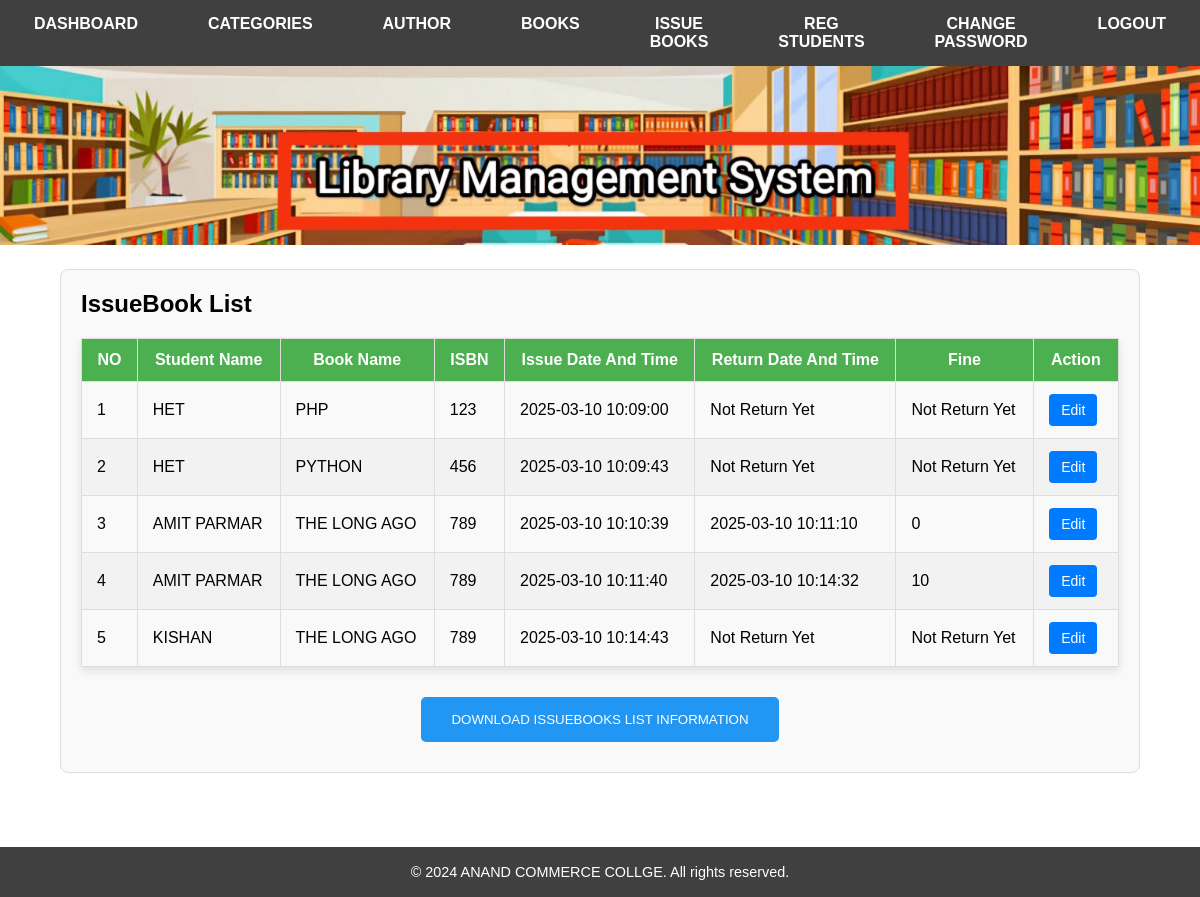
The page /admin/manageissuebook.php on the database its author committed.
### tables this page shows
CREATE TABLE `issuedbook` (
  `id` int(11) NOT NULL,
  `BookId` int(11) NOT NULL,
  `roll_no` varchar(150) NOT NULL,
  `IssuesDate` timestamp NOT NULL DEFAULT current_timestamp(),
  `ReturnDate` timestamp NULL DEFAULT NULL ON UPDATE current_timestamp(),
  `RetrunStatus` int(1) NOT NULL DEFAULT 0,
  `fine` int(11) NOT NULL
);

CREATE TABLE `student` (
  `roll_no` int(10) NOT NULL,
  `f_name` varchar(50) NOT NULL,
  `email_id` varchar(30) NOT NULL,
  `m_no` varchar(10) NOT NULL,
  `password` varchar(10) NOT NULL,
  `gender` varchar(10) NOT NULL,
  `field` varchar(50) NOT NULL,
  `reg_date` datetime NOT NULL DEFAULT current_timestamp(),
  `img` varchar(250) NOT NULL
);

CREATE TABLE `addbooks` (
  `id` int(11) NOT NULL,
  `BookName` varchar(255) NOT NULL,
  `CatId` int(11) NOT NULL,
  `AuthorId` int(11) NOT NULL,
  `ISBNNumber` varchar(25) NOT NULL,
  `BookPrice` decimal(10,2) NOT NULL,
  `bookImage` varchar(250) NOT NULL,
  `isIssued` int(1) NOT NULL,
  `RegDate` timestamp NOT NULL DEFAULT current_timestamp(),
  `pdate` date NOT NULL
);

### admin/manageissuebook.php (the view, shortened to what this page needs)
<?php
$conn = mysqli_connect("localhost", "root", "", "proj_libraryy");
?>
<!DOCTYPE html>
<html>
<head>
</head>
<body>
    <?php
    include("adminbar.php");
    ?>
    <div class="table-container">
        <h2>IssueBook List</h2>
        <table class="styled-table" align="center">
            <thead>
                <tr>
                    <th>NO</th>
                    <th>Student Name</th>
                    <th>Book Name</th>
                    <th>ISBN</th>
                    <th>Issue Date And Time</th>
                    <th>Return Date And Time</th>
                    <th>Fine</th>
                    <th>Action</th>
                </tr>
            </thead>
            <tbody>
                <?php
                $cnt = 1;
                $sql = "SELECT issuedbook.id, student.f_name, addbooks.BookName, addbooks.ISBNNumber,
				        issuedbook.IssuesDate, issuedbook.ReturnDate,issuedbook.fine
				        FROM issuedbook
				        JOIN addbooks ON issuedbook.BookId = addbooks.id
				        JOIN student ON issuedbook.roll_no = student.roll_no;";
                $result = mysqli_query($conn, $sql);
                if (mysqli_num_rows($result) > 0) {
                    while ($value = mysqli_fetch_assoc($result)) {
                ?>
                        <tr>
                            <td><?php echo $cnt ?></td>
                            <td><?php echo htmlspecialchars($value['f_name']); ?></td>
                            <td><?php echo htmlspecialchars($value['BookName']); ?></td>
                            <td><?php echo htmlspecialchars($value['ISBNNumber']); ?></td>
                            <td><?php echo htmlspecialchars($value['IssuesDate']); ?></td>
                            <td><?php if ($value['ReturnDate'] == "") {
                                    echo htmlentities("Not Return Yet");
                                } else {
                                    echo htmlentities($value['ReturnDate']);
                                } ?></td>
                            <td><?php if ($value['ReturnDate'] == "") {
                                    echo htmlentities("Not Return Yet");
                                } else {
                                    echo htmlentities($value['fine']);
                                } ?></td>
                            <td>
                                <center>
                                    <a href="edit_issuebook.php?edi=<?php echo htmlspecialchars($value['id']);  ?>"><button class="btn edit">Edit</button></a>
                            </td>
                        </tr>
                <?php
                        $cnt++;
                    }
                } else {
                    echo "<tr><td colspan='7'>No records found</td></tr>";
                }
                ?>
            </tbody>
        </table>
        <center>
            <form method="post" action="manageissuebook.php">
                <button type="submit" name="pdf" value="1" style="background-color: #2196F3; color: white; padding: 15px 30px; border: none; border-radius: 5px; cursor: pointer; margin: 10px;">
                    DOWNLOAD ISSUEBOOKS LIST INFORMATION
                </button>
            </form>
        </center>
    </div>
    <br><br><br>
    <?php
    include("hedfoot/footer.php");
    ?>
</body>
</html>

### StyleSheet.css (style rules this page uses)
* { margin: 0; padding: 0; box-sizing: border-box; }
body { font-family: Arial, sans-serif; display: flex; flex-direction: column; min-height: 100vh; }
button { padding: 10px 15px; background-color: #333; color: #fff; border: none; cursor: pointer; }
.table-container { width: 90%; margin: 20px auto; background-color: #f9f9f9; padding: 20px; border: 1px solid #ddd; border-radius: 8px; }
h2 { margin-bottom: 20px; }
.styled-table { width: 100%; border-collapse: collapse; margin: 20px 0; font-size: 16px; text-align: left; box-shadow: 0 4px 8px rgba(0, 0, 0, 0.1); }
.styled-table thead tr { background-color: #4CAF50; color: white; text-align: center; font-weight: bold; }
.styled-table th, .styled-table td { padding: 12px 15px; border: 1px solid #ddd; }
.styled-table tbody tr:nth-child(even) { background-color: #f2f2f2; }
.btn { border: none; padding: 8px 12px; border-radius: 4px; cursor: pointer; font-size: 14px; }
.btn.edit { background-color: #007bff; color: white; margin-right: 5px; }

### rows shown on the page
issuedbook: student.f_name "HET", addbooks.BookName "PHP", addbooks.ISBNNumber "123", IssuesDate "2025-03-10 10:09:00"
issuedbook: student.f_name "HET", addbooks.BookName "PYTHON", addbooks.ISBNNumber "456", IssuesDate "2025-03-10 10:09:43"
issuedbook: student.f_name "AMIT PARMAR", addbooks.BookName "THE LONG AGO", addbooks.ISBNNumber "789", IssuesDate "2025-03-10 10:10:39", ReturnDate "2025-03-10 10:11:10", fine "0"
issuedbook: student.f_name "AMIT PARMAR", addbooks.BookName "THE LONG AGO", addbooks.ISBNNumber "789", IssuesDate "2025-03-10 10:11:40", ReturnDate "2025-03-10 10:14:32", fine "10"
issuedbook: student.f_name "KISHAN", addbooks.BookName "THE LONG AGO", addbooks.ISBNNumber "789", IssuesDate "2025-03-10 10:14:43"
